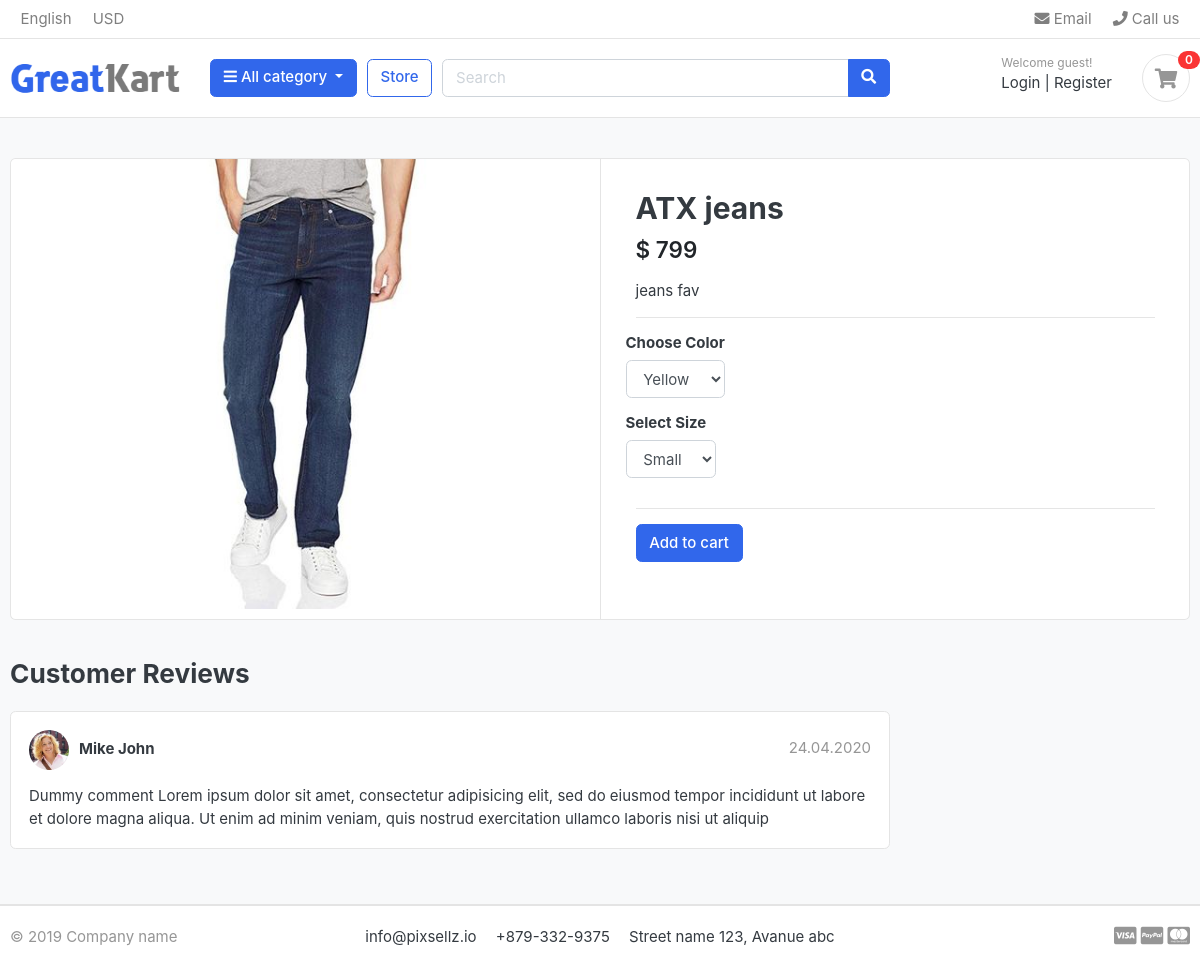
/store/category/jeans/atx-jeans/, run on the app's committed database.
### store/models.py (models this page shows, shortened)
class product (models.Model):
    product_name=models.CharField(max_length=200,unique=True)
    slug=models.SlugField(max_length=200,unique=True)
    description=models.TextField(max_length=500,blank=True)
    price=models.IntegerField()
    images=models.ImageField(upload_to='photos/products')
    stocks=models.IntegerField()
    is_available=models.BooleanField(default=True)
    category=models.ForeignKey(Category,on_delete=models.CASCADE)
    created_date=models.DateTimeField(auto_now_add=True)
    modified_date=models.DateTimeField(auto_now_add=True)

### store/views.py (the view)
# urls.py: path('category/<slug:category_slug>/<slug:product_slug>/', views.product_detail, name= 'product_detail'),
def product_detail(request,category_slug,product_slug):
    try:
        single_product=product.objects.get(category__slug=category_slug, slug=product_slug)
        incart=cartItem.objects.filter(cart__cart_id=_cart_id(request), product=single_product).exists()
    except Exception as e :
        raise e
    context={'single_product':single_product, 'incart':incart}
    return render(request,'store/product_detail.html',context)

### carts/context_processors.py (called while the page is built)
def cart_count(request):
    cart_counts=0
    if 'admin' in request.path:
        return {}
    else:
        try:
            Cart=cart.objects.get(cart_id=_cart_id(request))
            cart_items= cartItem.objects.all().filter(cart=Cart)
            for cart_item in cart_items :
                cart_counts += cart_item.quantity
        except cart.DoesNotExist:
            cart_counts=0
    return dict(cart_counts=cart_counts)

### carts/views.py (called while the page is built)
def _cart_id(request):
    session_id = request.session.session_key
    if not session_id:
        session_id = request.session.create()
    return session_id

### category/context_processors.py (called while the page is built)
def menu_links (request):
    links=Category.objects.all()
    return dict (links=links)

### category/models.py (called while the page is built)
    def get_url(self):
        return reverse ( 'products_by_category', args=[self.slug])

### store/models.py (called while the page is built)
    def colors(self):
        return super(VariationManager,self).filter(variation_category='color', is_active=  True)

    def sizes(self):
        return super(VariationManager,self).filter(variation_category='size', is_active=True)

### templates/store/product_detail.html (shortened to what this page needs)
{% extends "base.html" %}
{% block content %}
<section class="section-content padding-y bg">
    <div class="container">
    <div class="card">
        <div class="row no-gutters">
            <aside class="col-md-6">
    <article class="gallery-wrap">
        <div class="img-big-wrap">
           <a href="#"><img src={{single_product.images.url}}></a>
        </div>
    </article>
            </aside>
            <main class="col-md-6 border-left">
  <form action="{% url 'add-cart' single_product.id %}" method="POST">
    <article class="content-body">
    <h2 class="title">{{single_product.product_name}}</h2>
    <div class="mb-3">
        <var class="price h4">$ {{single_product.price}}</var>
    </div>
    <p>{{single_product.description}}</p>
    <hr>
        <div class="row">
            <div class="item-option-select">
                <h6>Choose Color</h6>
                <select name="color" class="form-control" required>
                  {% for i in single_product.product_variation_set.colors %}
                  <option value="{{i.variation_name | lower}}">{{i.variation_name|capfirst}}</option>
                  {% endfor %}
                </select>
            </div>
        </div>
        <div class="row">
            <div class="item-option-select">
                <h6>Select Size</h6>
                <select name="size" class="form-control">
                  {% for i in single_product.product_variation_set.sizes %}
                  <option value="{{i.variation_name | lower}}">{{i.variation_name|capfirst}}</option>
                  {% endfor %}
                </select>
            </div>
        </div>
        <hr>
        {% if single_product.stocks <= 0 %}
        <h5 class='text-danger'>*out of stock*</h5>
        {% else %}
        <button class="btn btn-primary" type="submit"> Add to cart</button>
        {% endif %}
    </article>
  </form>
            </main>
        </div>
    </div>
    <br>
    <div class="row">
                <div class="col-md-9">
        <header class="section-heading">
            <h3>Customer Reviews </h3>
        </header>
        <article class="box mb-3">
            <div class="icontext w-100">
                <img src="./images/avatars/avatar1.jpg" class="img-xs icon rounded-circle">
                <div class="text">
                    <span class="date text-muted float-md-right">24.04.2020 </span>
                    <h6 class="mb-1">Mike John </h6>
                </div>
            </div>
            <div class="mt-3">
                <p>
                    Dummy comment Lorem ipsum dolor sit amet, consectetur adipisicing elit, sed do eiusmod
                    tempor incididunt ut labore et dolore magna aliqua. Ut enim ad minim veniam,
                    quis nostrud exercitation ullamco laboris nisi ut aliquip
                </p>
            </div>
        </article>
        </div>
    </div>
    </div>
    </section>
{% endblock %}

### static/css/ui.css (style rules this page uses)
html { font-family: "Inter", sans-serif; font-size: 15px; }
.content-body { flex: 1 1 auto; padding: 2rem 2.3rem; }
.img-xs, .img-sm, .img-md, .img-lg { -o-object-fit: cover; object-fit: cover; flex-shrink: 0; flex-grow: 0; }
.img-xs { width: 40px; height: 40px; }
.padding-y { padding-top: 40px; padding-bottom: 40px; }
var { font-style: normal; }
article:after, .form-group:after { display: block; clear: both; content: ""; }
.bg { background-color: #f8f9fa; }
.section-heading { margin-bottom: 20px; margin-top: 15px; }
p:last-child { margin-bottom: 0; }
.icontext { display: inline-flex; align-items: center; vertical-align: middle; }
.icontext .text { width: 100%; line-height: 1.2; }
.icontext .icon { position: relative; margin-right: 10px; flex-shrink: 0; flex-grow: 0; }
.price { font-weight: 600; color: #212529; }
.box { padding: 18px; background: #fff; border-radius: 0.37rem; border: 1px solid #e4e4e4; }
.box img { max-width: 100%; }
.gallery-wrap .img-big-wrap { margin-bottom: 10px; border-radius: 0.37rem; overflow: hidden; background-color: #fff; }
.gallery-wrap .img-big-wrap a { text-align: center; display: block; }
.gallery-wrap .img-big-wrap img { height: 450px; width: auto; display: inline-block; }
.item-option-select { margin-bottom: 1rem; display: inline-block; margin-right: 15px; }

### data on the page
product: images (picture), product_name "ATX jeans", price "799", description "jeans fav"

### other printed values
{{ cart_counts }} "0"
form field color "Yellow"
form field size "Small"
